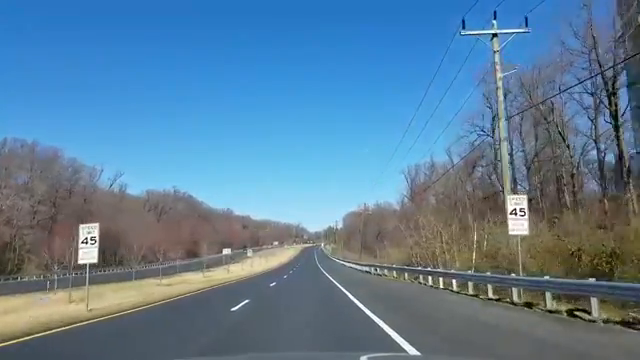
#> input picture frame 89 of videoplayback(360p).mp4, 640 x 360 px
$ python Profile_HoughLines.py
#> lines starting #> are read from the running program, lines starting #| are printed output that depends on the picture; after the words box and inside, x2 and y2 are one past the last pixel; in counts of white or black regions, pixels touching at a corner belong together; long printed decimals are rounded
import cv2
import numpy as np
import logging

def roi(img,vertices):
    mask = np.zeros_like(img)
    cv2.fillPoly(mask,vertices,255)
    masked_image=cv2.bitwise_and(img,mask)
    return masked_image

def preprocess(img):
    height = img.shape[0]
    width = img.shape[1]
    #roi_vertices = [(0,height),(5*width/10,6*height/10),(width,height)]
    roi_vertices = [(0,height),(5*width/10,3*height/4),(width,height)]
    gray = cv2.cvtColor(img,cv2.COLOR_RGB2GRAY)
    canny = cv2.Canny(gray,100,150)
    cropped = roi(canny,np.array([roi_vertices],np.int32))
    return cropped

def draw_hough_lines(img,lines):
    img = np.copy(img)
    blank_image = np.zeros((img.shape[0],img.shape[1],3),dtype=np.uint8)
    for line in lines:
        for x1,y1,x2,y2 in line:
            cv2.line(blank_image,(x1,y1),(x2,y2),(255,0,255),thickness=2)
    img = cv2.addWeighted(img,0.8,blank_image,1,0.0)
    return img

lgr = logging.getLogger('Time taken')
lgr.setLevel(logging.DEBUG)
fh = logging.FileHandler('Time_HoughLines.csv')
fh.setLevel(logging.DEBUG)
frmt = logging.Formatter('%(message)s')
fh.setFormatter(frmt)
lgr.addHandler(fh)

cap = cv2.VideoCapture('videoplayback(360p).mp4')
while True:
    e1 = cv2.getTickCount()
    ret,frame = cap.read()
#> frame is the input picture: shape (360, 640, 3); mean B, G, R 152.6, 126.3, 92
    cropped= preprocess(frame)
#> in preprocess, `gray = cv2.cvtColor(img,cv2.COLOR_RGB2GRAY)`:
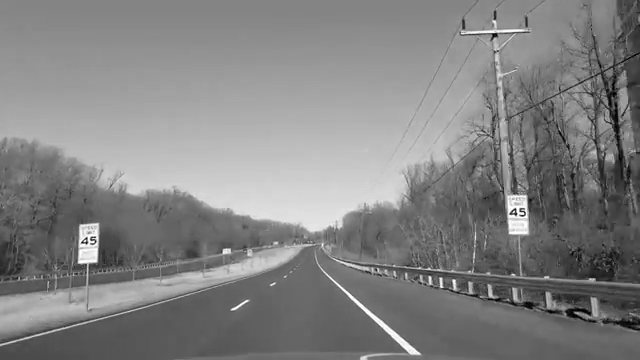
#> gray: shape (360, 640); min 0, max 255, mean 130.3
#> in preprocess, `canny = cv2.Canny(gray,100,150)`:
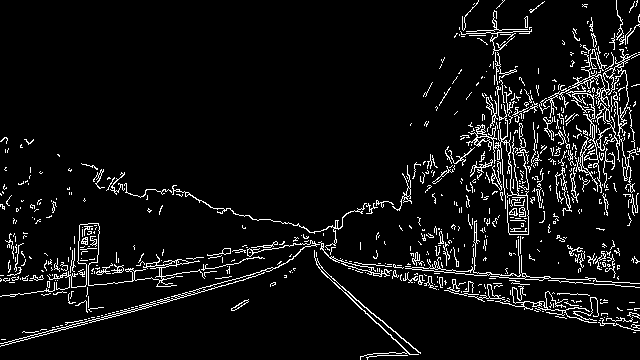
#> canny: shape (360, 640); 6.4% white in thin lines or dots
#> in roi, `cv2.fillPoly(mask,vertices,255)`:
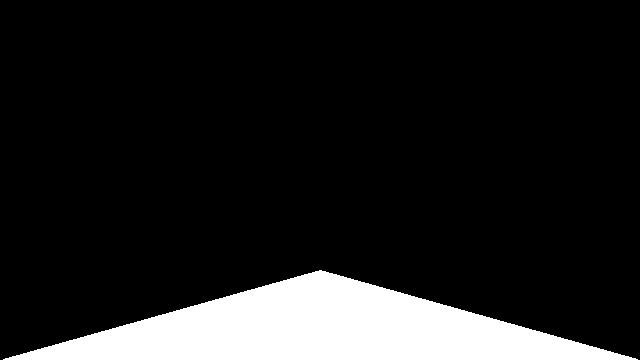
#> mask: shape (360, 640); 12.5% white; 1 white region, box (x1, y1, x2, y2) and area: (3, 270, 638, 360) 28848
#> in roi, `masked_image=cv2.bitwise_and(img,mask)`:
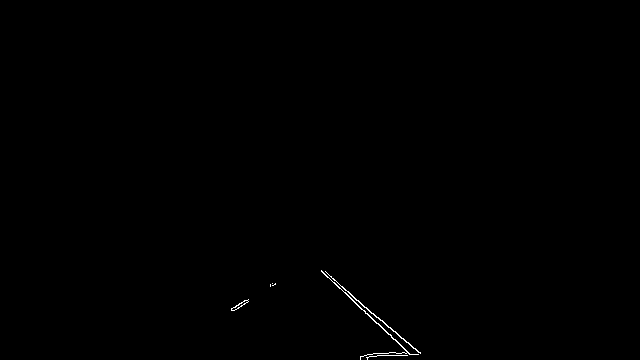
#> masked_image: shape (360, 640); 0.21% white in thin lines or dots, all inside (x1, y1, x2, y2) = (231, 270, 421, 360)
    lines = cv2.HoughLinesP(cropped,rho=2,threshold=20,theta=np.pi/180,minLineLength=10,maxLineGap=30,lines=np.array([]))
#> lines = [[329, 275, 420, 352], [322, 272, 416, 349], [338, 287, 412, 354], [389, 352, 419, 352], [360, 356, 418, 354], [367, 354, 420, 353], [374, 321, 404, 348], [231, 309, 270, 285], [234, 310, 270, 286], [321, 271, 367, 313]]
    img = draw_hough_lines(frame,lines)
#> the loop in draw_hough_lines, `for line in lines:` made 10 passes
#> in draw_hough_lines, `img = cv2.addWeighted(img,0.8,blank_image,1,0.0)`:
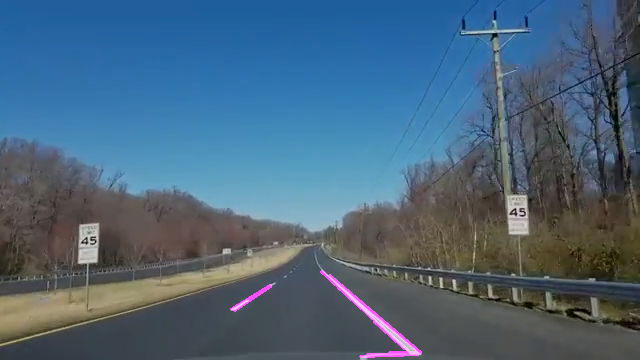
#> img: shape (360, 640, 3); mean B, G, R 122.8, 101, 74.5
    cv2.imshow('Lane detection',img)

    e2 = cv2.getTickCount()
    time = (e2-e1)/cv2.getTickFrequency()
#> time = 0.0735
    print(time)
#| 0.07349
    lgr.info(time)
    if cv2.waitKey(1) & 0xFF == ord('q'):
#> (key q is pressed here)
       break

cap.release()
cv2.destroyAllWindows()

$ run again, starting later in the video
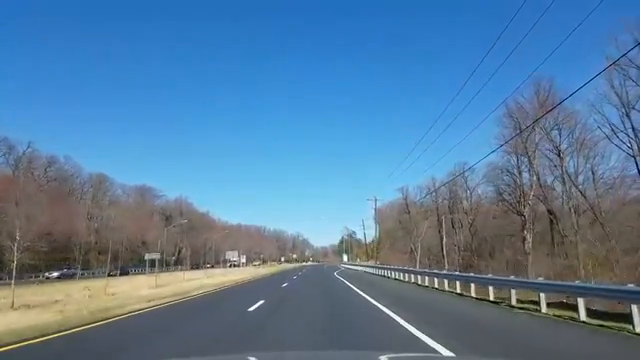
#> input picture frame 400 of videoplayback(360p).mp4, 640 x 360 px
#> frame is the input picture: shape (360, 640, 3); mean B, G, R 157.4, 124.8, 87.1
#> in preprocess, `canny = cv2.Canny(gray,100,150)`:
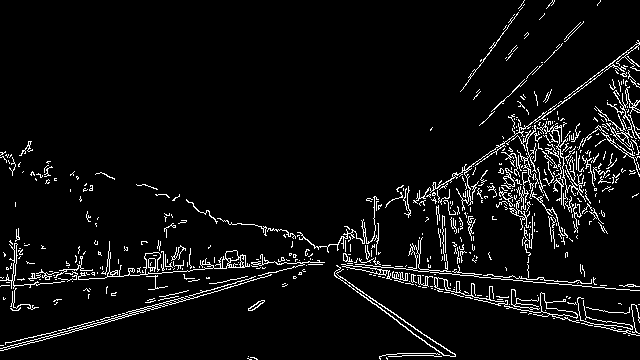
#> canny: shape (360, 640); 5.5% white in thin lines or dots
#> mask: shape (360, 640); 12.5% white; 1 white region, box (x1, y1, x2, y2) and area: (3, 270, 638, 360) 28848
#> masked_image: shape (360, 640); 0.25% white in thin lines or dots, all inside (x1, y1, x2, y2) = (247, 274, 456, 360)
#> lines = [[334, 274, 446, 355], [340, 277, 455, 355], [408, 330, 443, 355], [379, 356, 449, 355], [386, 354, 452, 352], [248, 308, 296, 277], [398, 322, 411, 331], [250, 310, 295, 278], [434, 356, 455, 356], [338, 275, 403, 319], [251, 310, 284, 283]]
#> the loop in draw_hough_lines, `for line in lines:` made 11 passes
#> in draw_hough_lines, `img = cv2.addWeighted(img,0.8,blank_image,1,0.0)`:
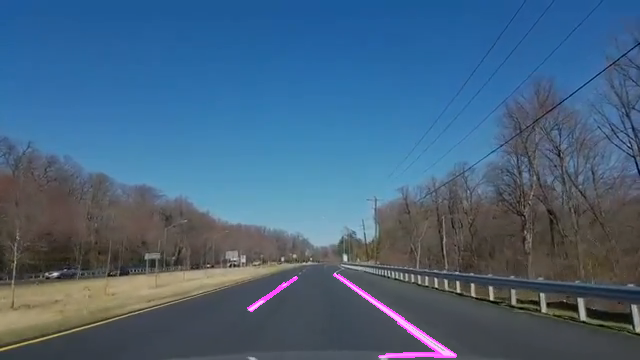
#> img: shape (360, 640, 3); mean B, G, R 126.8, 99.9, 70.7
#> time = 0.0734
#| 0.07338

$ run again, starting later in the video
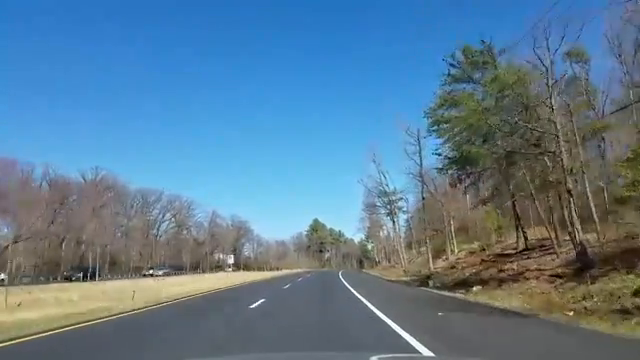
#> input picture frame 712 of videoplayback(360p).mp4, 640 x 360 px
#> frame is the input picture: shape (360, 640, 3); mean B, G, R 147.1, 124.2, 92.2
#> in preprocess, `canny = cv2.Canny(gray,100,150)`:
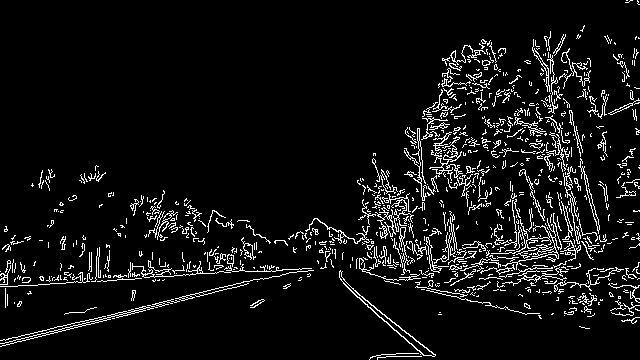
#> canny: shape (360, 640); 6.9% white in thin lines or dots
#> mask: shape (360, 640); 12.5% white; 1 white region, box (x1, y1, x2, y2) and area: (3, 270, 638, 360) 28848
#> masked_image: shape (360, 640); 0.22% white in thin lines or dots, all inside (x1, y1, x2, y2) = (250, 273, 442, 360)
#> lines = 13 rows, first 6: [353, 293, 424, 355], [344, 284, 435, 355], [381, 354, 431, 355], [376, 355, 432, 356], [340, 278, 434, 354], [250, 305, 309, 273]
#> the loop in draw_hough_lines, `for line in lines:` made 13 passes
#> in draw_hough_lines, `img = cv2.addWeighted(img,0.8,blank_image,1,0.0)`:
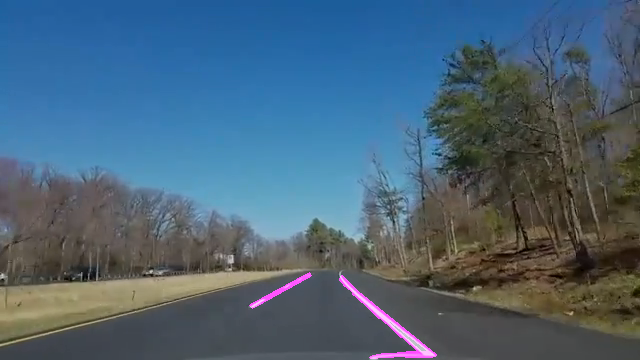
#> img: shape (360, 640, 3); mean B, G, R 118.5, 99.4, 74.7
#> time = 0.0739
#| 0.07392
